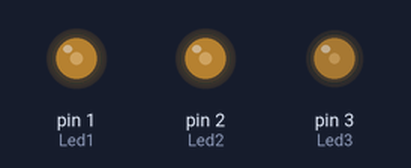
This sketch was run on a simulated Arduino Uno, built with avr-gcc and run on an emulated ATmega328P. Shown: output pins drawn as LEDs (lit = HIGH).

Above: at 36.0 s.
Timing chart, 0 to 40.0 s (numbered marks = the images above):
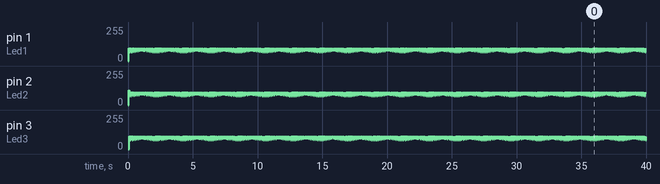

The sketch:

Lesson1-Demo.ino
```cpp
const int Button1 = 10;
const int Button2 = 11;
const int Button3 = 12;
const int Led1 = 1;
const int Led2 = 2;
const int Led3 = 3;
const boolean tf = true;

void setup(){
    pinMode(Button1, INPUT); //this is setting up the pins to be Input or Output, in this case buttons are Inputs
    pinMode(Button2, INPUT);
    pinMode(Button3, INPUT);
    pinMode(Led1, OUTPUT); //and LEDs are Outputs
    pinMode(Led2, OUTPUT);
    pinMode(Led3, OUTPUT);
}
void loop(){
    while(tf == true){
        digitalWrite(Led1, HIGH);
        delay(5);
        digitalWrite(Led1, LOW);
        digitalWrite(Led2, HIGH);
        delay(5);
        digitalWrite(Led2, LOW);
        digitalWrite(Led3, HIGH);
        delay(5);
        digitalWrite(Led3, LOW);
    }
}
```
